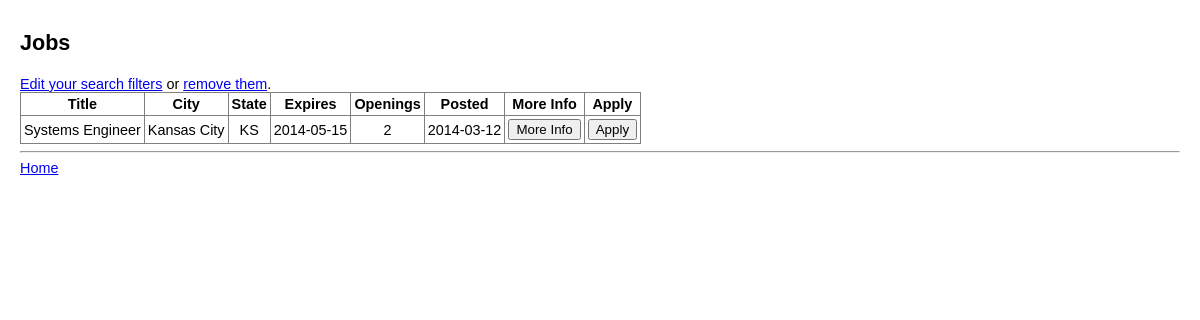
Screenshot of /web/jobs.php?state=KS (signed in) with the database file from the repository.
### tables this page shows
create table jobs
(
job_id int not null auto_increment,
title varchar(255) not null,
tags varchar(255) not null,
description text not null,
city varchar(255) not null,
state char(2) not null,
expiration date not null,
openings int(3) not null,
posted date not null,
primary key (job_id)
);

### web/jobs.php (the view, shortened to what this page needs)
<!doctype html>
<html>
<link rel="stylesheet" type="text/css" href="resources/style.css">
</head>
<body>
<div id='page_title'>
Jobs
</div>
<div id='content'>
<a href='search_jobs.php'>Edit your search filters</a> or <a href='jobs.php'>remove them</a>.
<?php
include 'resources/db_connect.php';
if (isset($_GET['state'])) {
  $state = $_GET['state'];
  $sql = "select * from jobs where state = '$state'";
} elseif (isset($_GET['city'])) {
  $city = $_GET['city'];
  $sql = "select * from jobs where city = '$city'";
} else {
  $sql = "select * from jobs";
}
$result = mysqli_query($con,$sql);
if ($result->num_rows == 0) {
  echo "Sorry, no jobs currently listed. Check back soon!";
} else {
  echo "<table border='1' cellpadding='3'><th>Title</th><th>City</th><th>State</th><th>Expires</th><th>Openings</th><th>Posted</th><th>More Info</th><th>Apply</th>";
  while($row = mysqli_fetch_array($result)) {
    $job_id = $row['job_id'];
    $title = $row['title'];
    $description = $row['description'];
    $city = $row['city'];
    $state = $row['state'];
    $expiration = $row['expiration'];
    $openings = $row['openings'];
    $posted = $row['posted'];
    echo "<tr>";
    echo "<td>$title</td>";
    echo "<td>$city</td>";
    echo "<td>$state</td>";
    echo "<td>$expiration</td>";
    echo "<td>$openings</td>";
    echo "<td>$posted</td>";
    echo "<td><button onclick='alert(".'"'.$description.'"'.")'>More Info</button></td>";
    echo "<td><button onclick='window.location.assign(".'"apply_to.php?job_id='.$job_id.'"'.")'>Apply</button></td>";
    echo "</tr>";
  }
  echo "</table>";
}
?>
<hr>
<a href='home.php'>Home</a><br>
</div>
</body>
</html>

### web/resources/style.css (style rules this page uses)
body { width: auto; margin: 0 auto; font-family: arial; font-size: .9em; padding-left: 20px; padding-right: 20px; }
#page_title { font-size: 150%; font-weight: bold; margin-top: 30px; margin-bottom: 20px; }
#content { margin-top: 10px; }
table { border-collapse:collapse; text-align:center; }

### rows the page displays
jobs: title "Systems Engineer", city "Kansas City", state "KS", expiration "2014-05-15", openings "2", posted "2014-03-12"
